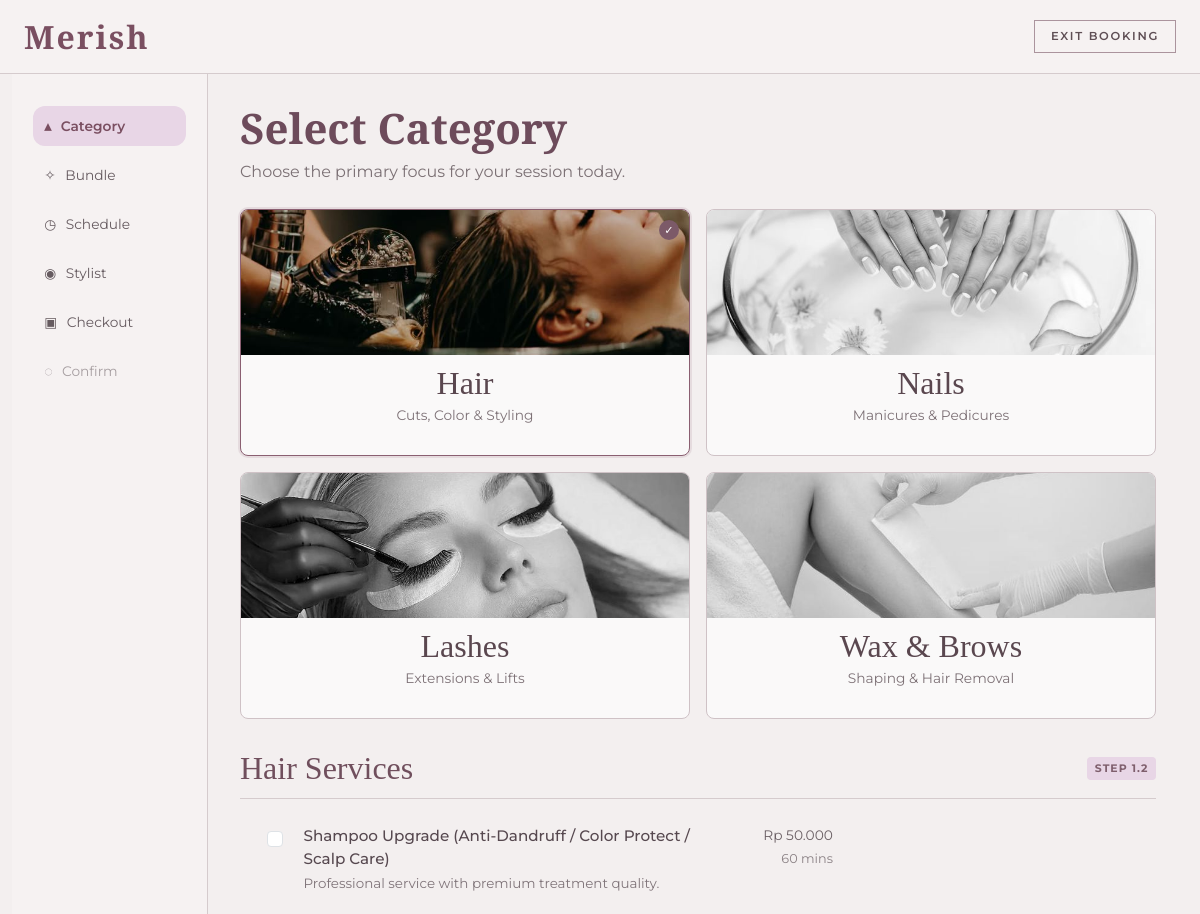
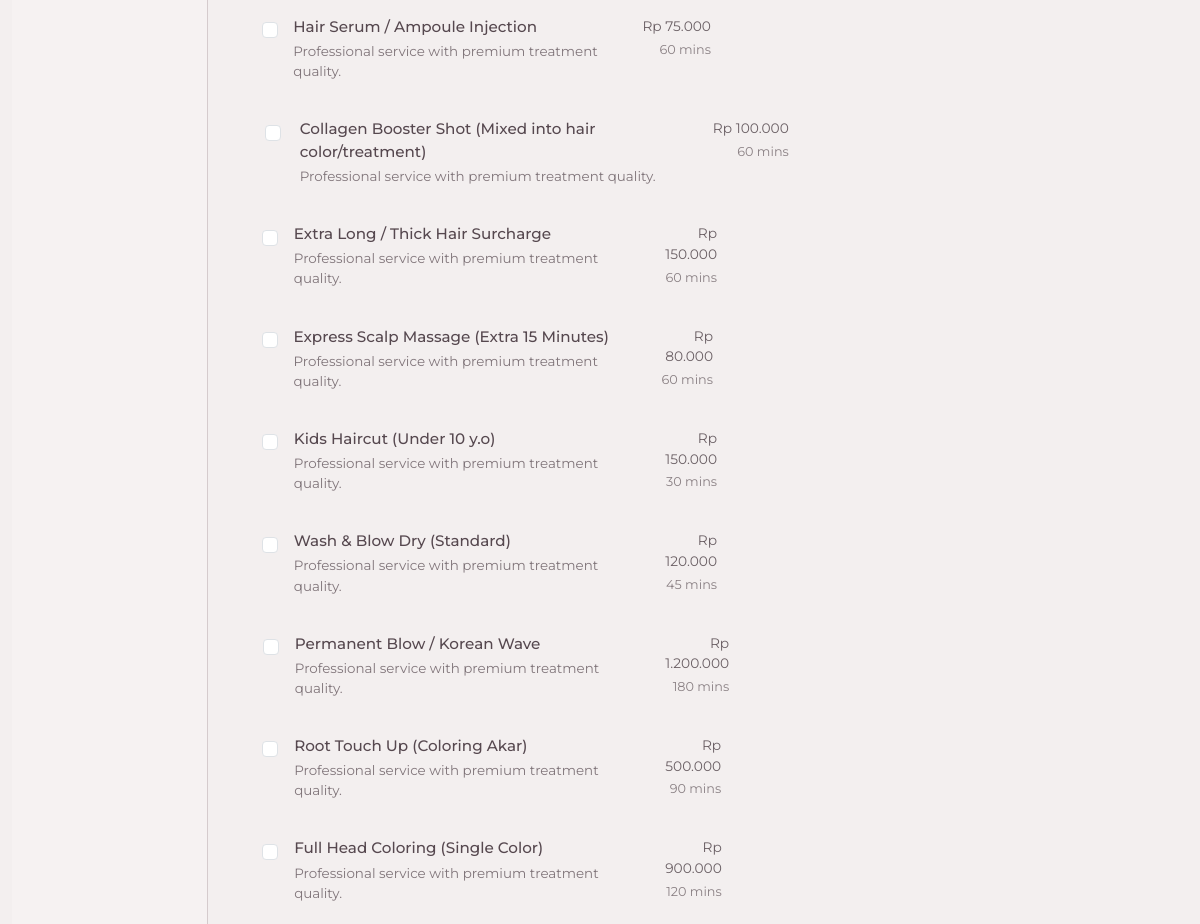
The page /index.php?page=booking&step=1 (upper part) on the database as committed earlier (2 pictures, top to bottom).
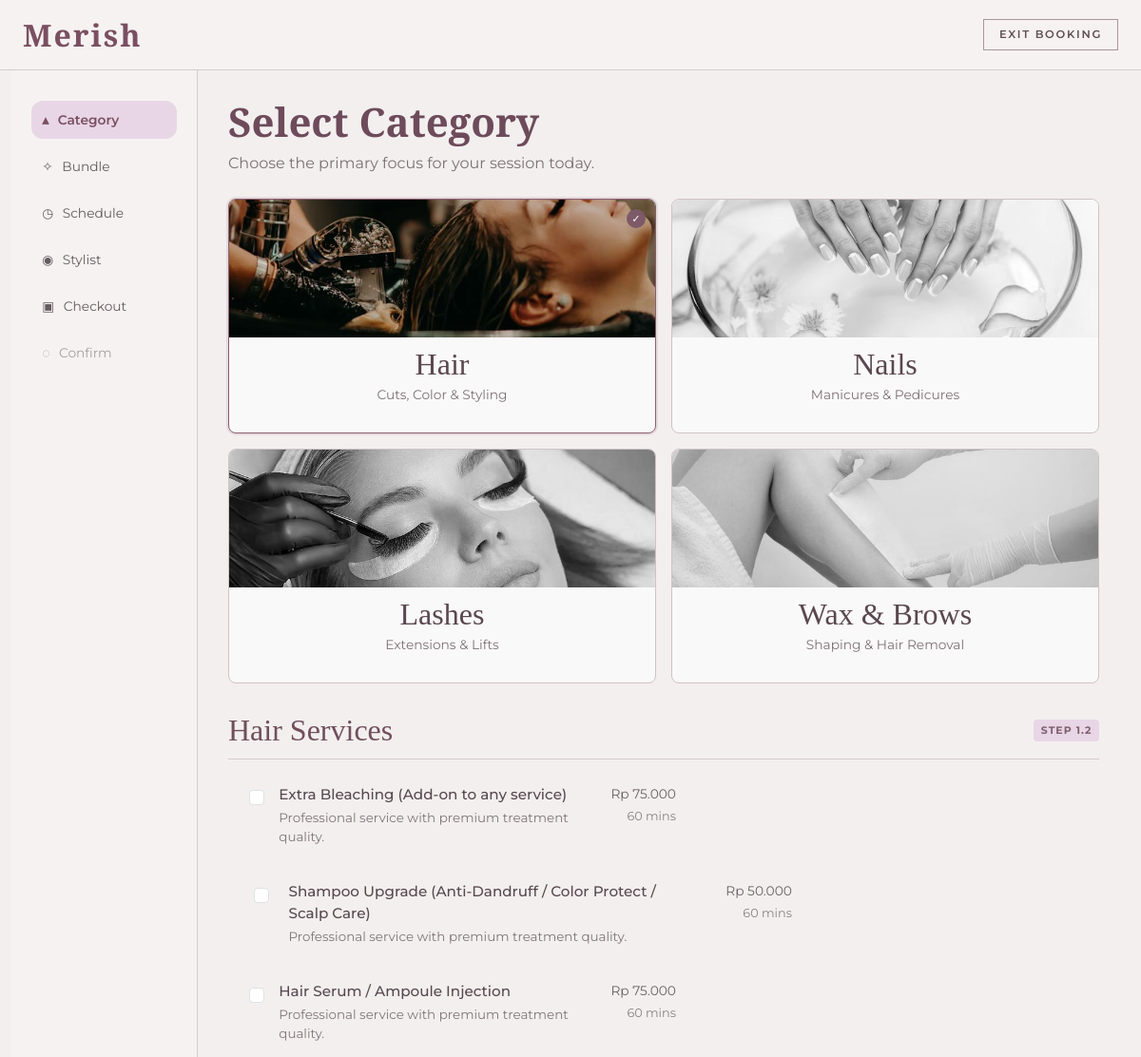
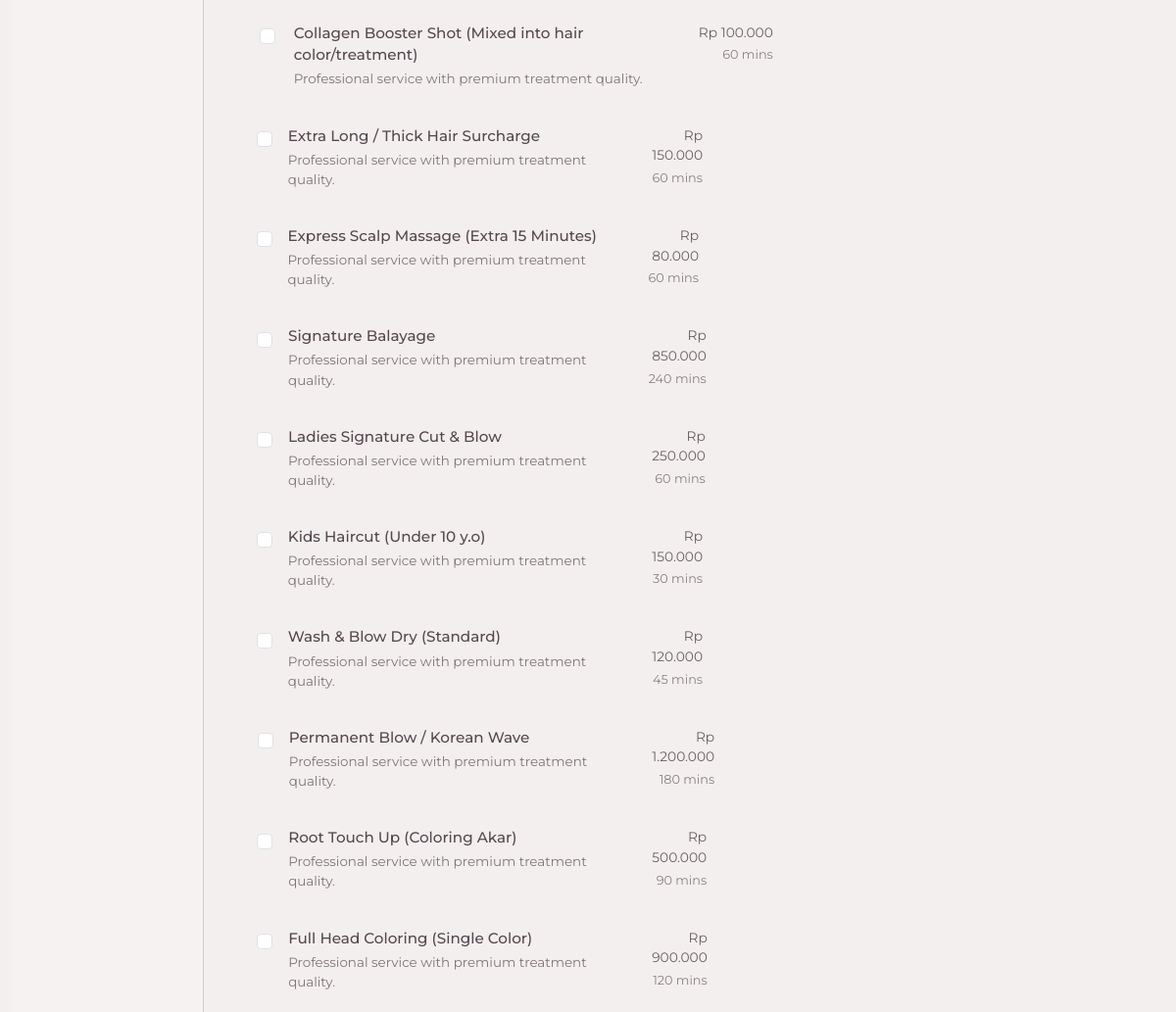
The same page on the database as committed later (2 pictures, top to bottom).
### tables this page shows
CREATE TABLE services (
    service_id VARCHAR(10),
    service_name VARCHAR(100) NOT NULL,
    category ENUM('Hair', 'Nails', 'Lashes', 'Wax & Eyebrows') NOT NULL, 
    is_addon BOOLEAN NOT NULL DEFAULT FALSE,
    base_tariff DECIMAL(10,2) NOT NULL,
    est_duration INT NOT NULL,
    PRIMARY KEY (service_id)
);

### app/Core/Database.php (called while the page is built, shortened)
<?php
class Database
{
    private static ?PDO $connection = null;
    public static function getConnection(): PDO
    {
        if (self::$connection !== null) {
            return self::$connection;
        }
        $host = 'localhost';
        $dbName = 'db_merish_salon';
        $user = 'root';
        $pass = '';
        $ports = [3306, 3307];
        foreach ($ports as $port) {
            $dsn = "mysql:host={$host};port={$port};dbname={$dbName};charset=utf8mb4";
            try {
                self::$connection = new PDO($dsn, $user, $pass, [
                    PDO::ATTR_ERRMODE => PDO::ERRMODE_EXCEPTION,
                    PDO::ATTR_DEFAULT_FETCH_MODE => PDO::FETCH_ASSOC,
                    PDO::ATTR_EMULATE_PREPARES => false,
                ]);
                return self::$connection;
            } catch (PDOException $e) {
                $lastException = $e;
            }
        }
        $portsTried = implode(', ', $ports);
        $err = 'Koneksi database gagal (mencoba port: ' . $portsTried . ')';
        die($err);
        return self::$connection;
    }
}

### app/Controllers/BookingController.php (called while the page is built, shortened)
<?php
class BookingController
{
    public function step1()
    {
        if ($_SERVER['REQUEST_METHOD'] === 'GET') {
            $servicesModel = new ServicesModel();
            $services = $servicesModel->findAll();
            return [
                'view' => 'Booking/step1',
                'data' => [
                    'services' => $services,
                    'step' => 1,
                    'title' => 'Pilih Layanan'
                ]
            ];
        }
    }
}

### app/Models/ServicesModel.php (called while the page is built, shortened)
<?php
class ServicesModel
{
    private PDO $db;
    public function __construct()
    {
        $this->db = Database::getConnection();
    }
    public function findAll(): array
    {
        $sql = 'SELECT s.*, 0 AS promo FROM services s ORDER BY s.service_id ASC';
        $stmt = $this->db->query($sql);
        return $stmt->fetchAll();
    }
}

### app/Views/Booking/step1.php (the view, shortened to what this page needs)
<?php
$services = $services ?? [];
$selectedServiceId = trim((string)($_GET['service_id'] ?? ''));
$categories = [
    'hair' => ['label' => 'Hair', 'subtitle' => 'Cuts, Color & Styling', 'visual' => 'visual-hair'],
    'nails' => ['label' => 'Nails', 'subtitle' => 'Manicures & Pedicures', 'visual' => 'visual-nails'],
    'lashes' => ['label' => 'Lashes', 'subtitle' => 'Extensions & Lifts', 'visual' => 'visual-lashes'],
    'wax' => ['label' => 'Wax & Brows', 'subtitle' => 'Shaping & Hair Removal', 'visual' => 'visual-wax'],
];
$normalizeCategory = static function (?string $category): string {
    $value = strtolower(trim((string)$category));
    return match ($value) {
        'hair' => 'hair',
        'nails' => 'nails',
        'lashes' => 'lashes',
        'wax & eyebrows', 'wax', 'eyebrows', 'wax and eyebrows' => 'wax',
        default => 'hair',
    };
};
$activeCategory = 'hair';
?>
<!DOCTYPE html>
<html lang="id">
<head>
    <link href="https://cdn.jsdelivr.net/npm/bootstrap@5.3.3/dist/css/bootstrap.min.css" rel="stylesheet">
</head>
<body>
<div class="booking-shell">
    <header class="top-header d-flex align-items-center">
        <div class="container-fluid px-4 d-flex align-items-center justify-content-between">
            <a class="logo" href="index.php?page=home">Merish</a>
            <a href="index.php?page=home" class="btn exit-btn">Exit Booking</a>
        </div>
    </header>
    <div class="container-fluid">
        <div class="row g-0">
            <aside class="col-lg-3 col-xl-2 sidebar">
                <ul class="step-nav">
                    <li><a class="step-item active" href="index.php?page=booking&step=1">▴ <span>Category</span></a></li>
                    <li><a class="step-item" href="index.php?page=booking&step=2">✧ <span>Bundle</span></a></li>
                    <li><a class="step-item" href="index.php?page=booking&step=3">◷ <span>Schedule</span></a></li>
                    <li><a class="step-item" href="index.php?page=booking&step=4">◉ <span>Stylist</span></a></li>
                    <li><a class="step-item" href="index.php?page=booking&step=5">▣ <span>Checkout</span></a></li>
                    <li><span class="step-item disabled">◌ <span>Confirm</span></span></li>
                </ul>
            </aside>
            <main class="col-lg-9 col-xl-10 main-panel">
                <h1 class="main-title">Select Category</h1>
                <p class="main-subtitle">Choose the primary focus for your session today.</p>
                <div class="row g-3">
                    <?php foreach ($categories as $key => $cat): ?>
                        <div class="col-md-6">
                            <div class="category-card <?php echo $activeCategory === $key ? 'active' : ''; ?>" data-category="<?php echo $key; ?>">
                                <div class="category-visual <?php echo $cat['visual']; ?>">
                                    <span class="check-mark">✓</span>
                                </div>
                                <div class="category-body">
                                    <p class="category-name"><?php echo htmlspecialchars($cat['label']); ?></p>
                                    <p class="category-sub"><?php echo htmlspecialchars($cat['subtitle']); ?></p>
                                </div>
                            </div>
                        </div>
                    <?php endforeach; ?>
                </div>
                <div class="services-head">
                    <h2 id="serviceCategoryTitle"><?php echo htmlspecialchars($categories[$activeCategory]['label']); ?> Services</h2>
                    <span class="step-chip">Step 1.2</span>
                </div>
                <form method="POST" action="/index.php?page=booking&step=1" id="bookingStep1Form">
                    <div id="serviceList">
                        <?php if (!empty($services)): ?>
                            <?php foreach ($services as $service): ?>
                                <?php
                                $serviceId = (string)($service['service_id'] ?? '');
                                $serviceCategory = $normalizeCategory($service['category'] ?? '');
                                $selectedServiceIds = $_SESSION['booking']['service_ids'] ?? [];
                                $checked = in_array($serviceId, $selectedServiceIds) || $serviceId === $selectedServiceId ? 'checked' : '';
                                $isActive = $checked !== '' ? 'is-active' : '';
                                $price = (float)($service['base_tariff'] ?? 0);
                                $duration = (int)($service['est_duration'] ?? 0);
                                ?>
                                <label class="service-option <?php echo $isActive; ?>" data-service-category="<?php echo $serviceCategory; ?>">
                                    <div class="row g-2 align-items-start">
                                        <div class="col-1 d-flex justify-content-center pt-1">
                                            <input type="checkbox" class="form-check-input service-checkbox" name="service_ids[]" value="<?php echo htmlspecialchars($serviceId); ?>" <?php echo $checked; ?>>
                                        </div>
                                        <div class="col-8 col-md-9">
                                            <p class="service-name">
                                                <?php echo htmlspecialchars($service['service_name'] ?? 'Service'); ?>
                                            </p>
                                            <p class="service-desc"><?php echo htmlspecialchars($service['description'] ?? 'Professional service with premium treatment quality.'); ?></p>
                                        </div>
                                        <div class="col-3 col-md-2 service-meta">
                                            Rp <?php echo number_format($price, 0, ',', '.'); ?>
                                            <small><?php echo $duration > 0 ? $duration . ' mins' : '60 mins'; ?></small>
                                        </div>
                                    </div>
                                </label>
                            <?php endforeach; ?>
                        <?php else: ?>
                            <div class="alert alert-warning">Belum ada data layanan tersedia.</div>
                        <?php endif; ?>
                    </div>
                </form>
            </main>
        </div>
    </div>
</div>
</body>
</html>

### index.php (shortened to what this page needs)
<?php
$page = $_GET['page'] ?? 'home';
$action = $_GET['action'] ?? 'index';
$controller = match($page) {
    'login'       => new AuthController(),
    'register'    => new AuthController(),
    'home'        => new Home(),
    'services'    => new ServicesController(),
    'cafe'        => new CafeController(),
    'booking'     => new BookingController(),
    'admin'       => new AdminController(),
    'receptionist' => new ReceptionistController(),
    'beautician'  => new BeauticianController(),
    'barista'     => new BaristaController(),
    'qrorder'     => new QROrderController(),
    'billing'     => new UnifiedBilling(),
    default       => new Home(),
};
if ($page === 'booking') {
    $step = $_GET['step'] ?? 1;
    if ($step === '4.1') {
        $method = 'step4Auth';
    } else {
        $method = 'step' . $step;
    }
    if (method_exists($controller, $method)) {
        $result = $controller->$method();
        if (is_array($result) && isset($result['view'])) {
            renderView($result['view'], $result['data'] ?? []);
        }
    } else {
        $controller->index();
    }
} else if ($action !== 'index' && method_exists($controller, $action)) {
    $controller->$action();
} else {
    $result = $controller->index();
    if (is_array($result) && isset($result['view'])) {
        renderView($result['view'], $result['data'] ?? []);
    }
}
function renderView($view, $data = [])
{
    extract($data);
    require __DIR__ . '/app/Views/' . str_replace('.', '/', $view) . '.php';
}

### app/Views/Booking/step1.php (style rules this page uses)
:root { --bg: #f3efef; --surface: #f6f2f2; --line: #d5cbcd; --ink: #54464d; --muted: #7d7276; --accent: #7a4f61; --accent-soft: #e8d6e6; --card: #faf9f9; }
html, body { margin: 0; background: var(--bg); color: var(--ink); font-family: 'Montserrat', sans-serif; }
.booking-shell { min-height: 100vh; }
.top-header { background: var(--surface); border-bottom: 1px solid var(--line); min-height: 74px; }
.logo { font-family: 'Playfair Display', serif; color: var(--accent); text-decoration: none; letter-spacing: 2px; font-size: 2rem; font-weight: 600; }
.exit-btn { border: 1px solid #ab949d; color: #5f4f55; background: transparent; border-radius: 0; font-size: 0.72rem; letter-spacing: 1.7px; text-transform: uppercase; font-weight: 600; padding: 0.45rem 1rem; }
.sidebar { border-right: 1px solid var(--line); background: var(--surface); min-height: calc(100vh - 74px); padding: 2rem 1.3rem; }
.step-nav { list-style: none; margin: 0; padding: 0; display: flex; flex-direction: column; gap: 0.55rem; }
.step-nav .step-item { border-radius: 12px; color: #665b60; font-size: 0.86rem; display: flex; align-items: center; gap: 0.6rem; padding: 0.55rem 0.65rem; text-decoration: none; border: 1px solid transparent; transition: background-color 0.2s ease, color 0.2s ease; }
.step-nav .step-item.active { background: var(--accent-soft); color: var(--accent); font-weight: 600; }
.step-nav .step-item.disabled { opacity: 0.55; cursor: not-allowed; pointer-events: none; }
.main-panel { padding: 1.8rem 2rem 2.2rem; }
.main-title { font-family: 'Playfair Display', serif; font-size: clamp(2.2rem, 3.5vw, 3.8rem); color: #6d4b5b; font-weight: 600; margin-bottom: 0.4rem; }
.main-subtitle { color: #7b7074; margin-bottom: 1.6rem; }
.category-card { border: 1px solid #cfc2c6; border-radius: 8px; overflow: hidden; background: var(--card); cursor: pointer; transition: border-color 0.2s ease, box-shadow 0.2s ease; height: 100%; }
.category-card.active { border-color: #8a5f71; box-shadow: 0 0 0 2px rgba(122, 79, 97, 0.12); }
.category-visual { height: 145px; position: relative; background-size: cover; background-position: center; filter: grayscale(100%); transition: filter 0.3s ease; }
.category-card:hover .category-visual, .category-card.active .category-visual { filter: grayscale(0%); }
.visual-hair { background-image: url('assets/MERISH_PICTURES/SALON/hair.jpg'); }
.visual-nails { background-image: url('assets/MERISH_PICTURES/SALON/nails.jpg'); }
.visual-lashes { background-image: url('assets/MERISH_PICTURES/SALON/lash.jpg'); }
.visual-wax { background-image: url('assets/MERISH_PICTURES/SALON/wax.jpg'); }
.check-mark { position: absolute; right: 10px; top: 10px; width: 20px; height: 20px; border-radius: 50%; display: none; align-items: center; justify-content: center; background: #7c5a68; color: #fff; font-size: 0.7rem; }
.category-card.active .check-mark { display: inline-flex; }
.category-body { text-align: center; padding: 0.7rem 0.6rem 0.85rem; }
.category-name { font-family: 'Playfair Display', serif; font-size: 2rem; color: #5a474f; margin: 0; line-height: 1.1; }
.category-sub { font-size: 0.86rem; color: #7d7176; margin-top: 0.2rem; }
.services-head { margin-top: 1.9rem; margin-bottom: 0.8rem; padding-bottom: 0.65rem; border-bottom: 1px solid var(--line); display: flex; justify-content: space-between; align-items: center; }
.services-head h2 { margin: 0; font-family: 'Playfair Display', serif; font-size: 2rem; color: #704f5d; }
.step-chip { background: var(--accent-soft); color: #7f5f6d; font-size: 0.68rem; letter-spacing: 1px; text-transform: uppercase; padding: 0.2rem 0.48rem; border-radius: 4px; font-weight: 700; }
.service-option { border: 1px solid transparent; border-radius: 8px; margin-bottom: 0.68rem; padding: 0.75rem 0.85rem; background: transparent; transition: border-color 0.2s ease, background 0.2s ease; }
.service-option input { margin-top: 0.15rem; }
.service-name { margin: 0; font-size: 0.95rem; color: #56484f; font-weight: 500; }
.service-desc { margin: 0.15rem 0 0; color: #80757a; font-size: 0.84rem; }
.service-meta { text-align: right; color: #6b6065; font-size: 0.86rem; min-width: 76px; }
.service-meta small { display: block; color: #8a8084; margin-top: 0.2rem; font-size: 0.8rem; }

Rows that differ between the two databases and show on the page:
added services: service_name "Extra Bleaching (Add-on to any service)", description "Professional service with premium treatment quality.", base_tariff "75.000", est_duration "60 mins"
added services: service_name "Signature Balayage", description "Professional service with premium treatment quality.", base_tariff "850.000", est_duration "240"
added services: service_name "Ladies Signature Cut & Blow", description "Professional service with premium treatment quality.", base_tariff "250.000", est_duration "60"
